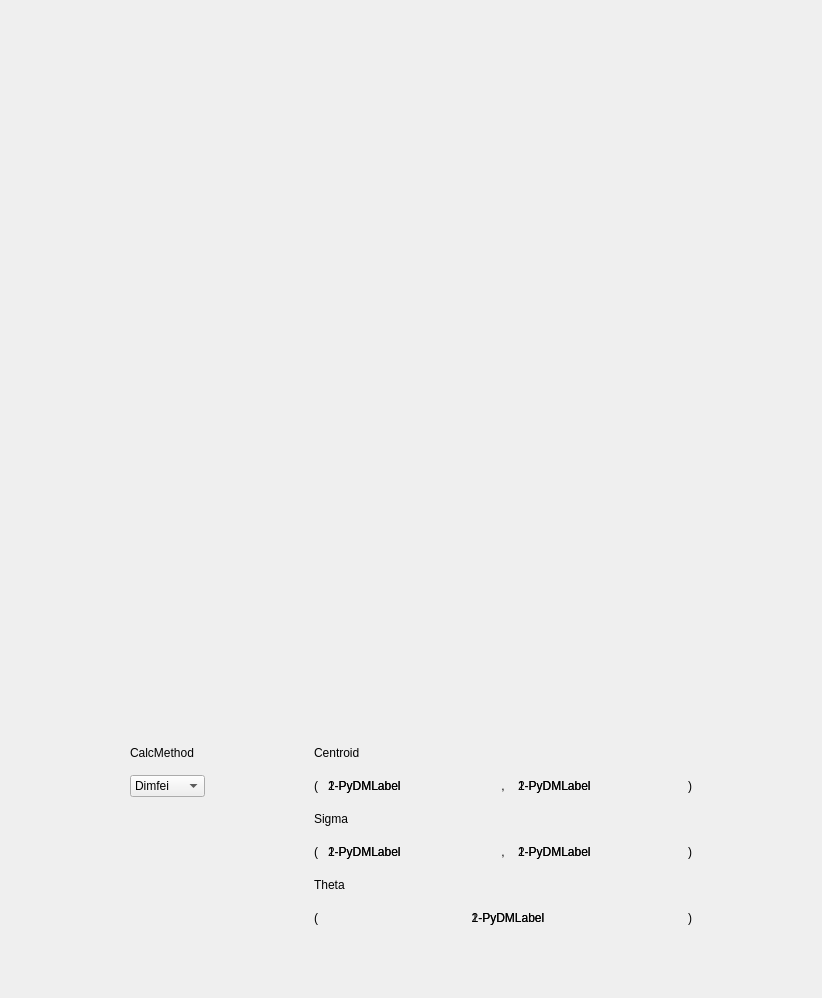
     <widget class="QWidget" name="Scrn1">
      <attribute name="title">
       <string> Scrn 1 </string>
      </attribute>
      <layout class="QVBoxLayout" name="verticalLayout_2">
       <item>
        <spacer name="verticalSpacer_2">
         <property name="orientation">
          <enum>Qt::Vertical</enum>
         </property>
         <property name="sizeHint" stdset="0">
          <size>
           <width>20</width>
           <height>40</height>
          </size>
         </property>
        </spacer>
       </item>
       <item>
        <widget class="QWidget" name="widget_Scrn1" native="true">
         <layout class="QVBoxLayout" name="verticalLayout_3">
          <property name="leftMargin">
           <number>0</number>
          </property>
          <property name="topMargin">
           <number>0</number>
          </property>
          <property name="rightMargin">
           <number>0</number>
          </property>
          <property name="bottomMargin">
           <number>0</number>
          </property>
          <item>
           <widget class="PyDMImageView" name="PyDMImageView_Scrn1">
            <property name="minimumSize">
             <size>
              <width>800</width>
              <height>640</height>
             </size>
            </property>
            <property name="maximumSize">
             <size>
              <width>800</width>
              <height>640</height>
             </size>
            </property>
            <property name="toolTip">
             <string/>
            </property>
            <property name="whatsThis">
             <string/>
            </property>
           </widget>
          </item>
          <item>
           <spacer name="verticalSpacer">
            <property name="orientation">
             <enum>Qt::Vertical</enum>
            </property>
            <property name="sizeHint" stdset="0">
             <size>
              <width>20</width>
              <height>40</height>
             </size>
            </property>
           </spacer>
          </item>
          <item>
           <widget class="QWidget" name="widget_Calculations_Scrn1" native="true">
            <layout class="QGridLayout" name="gridLayout_68">
             <property name="horizontalSpacing">
              <number>0</number>
             </property>
             <item row="2" column="5">
              <widget class="QLabel" name="label_1_11">
               <property name="text">
                <string>(</string>
               </property>
              </widget>
             </item>
             <item row="6" column="5" colspan="6">
              <widget class="QLabel" name="label_Theta_Scrn1">
               <property name="text">
                <string>Theta</string>
               </property>
              </widget>
             </item>
             <item row="7" column="5">
              <widget class="QLabel" name="label_1_31">
               <property name="text">
                <string>(</string>
               </property>
              </widget>
             </item>
             <item row="5" column="8">
              <widget class="QLabel" name="label_1_22">
               <property name="text">
                <string> , </string>
               </property>
              </widget>
             </item>
             <item row="2" column="8">
              <widget class="QLabel" name="label_1_12">
               <property name="text">
                <string> , </string>
               </property>
              </widget>
             </item>
             <item row="2" column="2">
              <widget class="PyDMEnumComboBox" name="PyDMEnumComboBox_CalcMethod_Scrn1">
               <property name="enabled">
                <bool>true</bool>
               </property>
               <property name="sizePolicy">
                <sizepolicy hsizetype="Preferred" vsizetype="Maximum">
                 <horstretch>0</horstretch>
                 <verstretch>0</verstretch>
                </sizepolicy>
               </property>
               <property name="toolTip">
                <string/>
               </property>
               <property name="whatsThis">
                <string/>
               </property>
               <item>
                <property name="text">
                 <string>Dimfei</string>
                </property>
               </item>
               <item>
                <property name="text">
                 <string>NDStats</string>
                </property>
               </item>
              </widget>
             </item>
             <item row="2" column="6">
              <widget class="QFrame" name="frame_CentroidX_Scrn1">
               <property name="sizePolicy">
                <sizepolicy hsizetype="Preferred" vsizetype="Preferred">
                 <horstretch>0</horstretch>
                 <verstretch>0</verstretch>
                </sizepolicy>
               </property>
               <property name="minimumSize">
                <size>
                 <width>180</width>
                 <height>40</height>
                </size>
               </property>
               <property name="frameShape">
                <enum>QFrame::NoFrame</enum>
               </property>
               <property name="frameShadow">
                <enum>QFrame::Raised</enum>
               </property>
               <widget class="PyDMLabel" name="PyDMLabel_CenterXNDStats_Scrn1">
                <property name="geometry">
                 <rect>
                  <x>10</x>
                  <y>0</y>
                  <width>180</width>
                  <height>40</height>
                 </rect>
                </property>
                <property name="toolTip">
                 <string/>
                </property>
                <property name="whatsThis">
                 <string/>
                </property>
                <property name="text">
                 <string>2-PyDMLabel</string>
                </property>
               </widget>
               <widget class="PyDMLabel" name="PyDMLabel_CenterXDimfei_Scrn1">
                <property name="geometry">
                 <rect>
                  <x>10</x>
                  <y>0</y>
                  <width>180</width>
                  <height>40</height>
                 </rect>
                </property>
                <property name="toolTip">
                 <string/>
                </property>
                <property name="whatsThis">
                 <string/>
                </property>
                <property name="text">
                 <string>1-PyDMLabel</string>
                </property>
                <property name="channel">
                 <string>ca://TEST:Centroid</string>
                </property>
               </widget>
              </widget>
             </item>
             <item row="0" column="5" colspan="6">
              <widget class="QLabel" name="label_Centroid_Scrn1">
               <property name="text">
                <string>Centroid</string>
               </property>
              </widget>
             </item>
             <item row="2" column="10">
              <widget class="QLabel" name="label_1_13">
               <property name="text">
                <string>)</string>
               </property>
              </widget>
             </item>
             <item row="0" column="2">
              <widget class="QLabel" name="label_CalcMethod_Scrn1">
               <property name="text">
                <string>CalcMethod</string>
               </property>
              </widget>
             </item>
             <item row="5" column="10">
              <widget class="QLabel" name="label_1_23">
               <property name="text">
                <string>)</string>
               </property>
              </widget>
             </item>
             <item row="5" column="6">
              <widget class="QFrame" name="frame_SigmaX_Scrn1">
               <property name="minimumSize">
                <size>
                 <width>180</width>
                 <height>40</height>
                </size>
               </property>
               <property name="frameShape">
                <enum>QFrame::NoFrame</enum>
               </property>
               <property name="frameShadow">
                <enum>QFrame::Raised</enum>
               </property>
               <widget class="PyDMLabel" name="PyDMLabel_SigmaXNDStats_Scrn1">
                <property name="geometry">
                 <rect>
                  <x>10</x>
                  <y>0</y>
                  <width>180</width>
                  <height>40</height>
                 </rect>
                </property>
                <property name="toolTip">
                 <string/>
                </property>
                <property name="whatsThis">
                 <string/>
                </property>
                <property name="text">
                 <string>2-PyDMLabel</string>
                </property>
               </widget>
               <widget class="PyDMLabel" name="PyDMLabel_SigmaXDimfei_Scrn1">
                <property name="geometry">
                 <rect>
                  <x>10</x>
                  <y>0</y>
                  <width>180</width>
                  <height>40</height>
                 </rect>
                </property>
                <property name="toolTip">
                 <string/>
                </property>
                <property name="whatsThis">
                 <string/>
                </property>
                <property name="text">
                 <string>1-PyDMLabel</string>
                </property>
                <property name="channel">
                 <string>ca://TEST:Moment1</string>
                </property>
               </widget>
              </widget>
             </item>
             <item row="5" column="5">
              <widget class="QLabel" name="label_1_21">
               <property name="text">
                <string>(</string>
               </property>
              </widget>
             </item>
             <item row="7" column="10">
              <widget class="QLabel" name="label_1_33">
               <property name="text">
                <string>)</string>
               </property>
              </widget>
             </item>
             <item row="2" column="9">
              <widget class="QFrame" name="frame_CentroidY_Scrn1">
               <property name="minimumSize">
                <size>
                 <width>180</width>
                 <height>40</height>
                </size>
               </property>
               <property name="frameShape">
                <enum>QFrame::NoFrame</enum>
               </property>
               <property name="frameShadow">
                <enum>QFrame::Raised</enum>
               </property>
               <widget class="PyDMLabel" name="PyDMLabel_CenterYDimfei_Scrn1">
                <property name="geometry">
                 <rect>
                  <x>10</x>
                  <y>0</y>
                  <width>180</width>
                  <height>40</height>
                 </rect>
                </property>
                <property name="toolTip">
                 <string/>
                </property>
                <property name="whatsThis">
                 <string/>
                </property>
                <property name="text">
                 <string>1-PyDMLabel</string>
                </property>
                <property name="channel">
                 <string>ca://TEST:Centroid</string>
                </property>
               </widget>
               <widget class="PyDMLabel" name="PyDMLabel_CenterYNDStats_Scrn1">
                <property name="geometry">
                 <rect>
                  <x>10</x>
                  <y>0</y>
                  <width>180</width>
                  <height>40</height>
                 </rect>
                </property>
                <property name="toolTip">
                 <string/>
                </property>
                <property name="whatsThis">
                 <string/>
                </property>
                <property name="text">
                 <string>2-PyDMLabel</string>
                </property>
               </widget>
               <zorder>PyDMLabel_CenterYNDStats_Scrn1</zorder>
               <zorder>PyDMLabel_CenterYDimfei_Scrn1</zorder>
              </widget>
             </item>
             <item row="4" column="5" colspan="6">
              <widget class="QLabel" name="label_Sigma_Scrn1">
               <property name="text">
                <string>Sigma</string>
               </property>
              </widget>
             </item>
             <item row="5" column="9">
              <widget class="QFrame" name="frame_SigmaY_Scrn1">
               <property name="minimumSize">
                <size>
                 <width>180</width>
                 <height>40</height>
                </size>
               </property>
               <property name="frameShape">
                <enum>QFrame::NoFrame</enum>
               </property>
               <property name="frameShadow">
                <enum>QFrame::Raised</enum>
               </property>
               <widget class="PyDMLabel" name="PyDMLabel_SigmaYNDStats_Scrn1">
                <property name="geometry">
                 <rect>
                  <x>10</x>
                  <y>0</y>
                  <width>180</width>
                  <height>40</height>
                 </rect>
                </property>
                <property name="toolTip">
                 <string/>
                </property>
                <property name="whatsThis">
                 <string/>
                </property>
                <property name="text">
                 <string>2-PyDMLabel</string>
                </property>
               </widget>
               <widget class="PyDMLabel" name="PyDMLabel_SigmaYDimfei_Scrn1">
                <property name="geometry">
                 <rect>
                  <x>10</x>
                  <y>0</y>
                  <width>180</width>
                  <height>40</height>
                 </rect>
                </property>
                <property name="toolTip">
                 <string/>
                </property>
                <property name="whatsThis">
                 <string/>
                </property>
                <property name="text">
                 <string>1-PyDMLabel</string>
                </property>
                <property name="channel">
                 <string>ca://TEST:Moment2</string>
                </property>
               </widget>
              </widget>
             </item>
             <item row="7" column="6" colspan="4">
              <widget class="QFrame" name="frame_Orientation_Scrn1">
               <property name="minimumSize">
                <size>
                 <width>180</width>
                 <height>40</height>
                </size>
               </property>
               <property name="frameShape">
                <enum>QFrame::NoFrame</enum>
               </property>
               <property name="frameShadow">
                <enum>QFrame::Raised</enum>
               </property>
               <widget class="PyDMLabel" name="PyDMLabel_ThetaNDStats_Scrn1">
                <property name="geometry">
                 <rect>
                  <x>100</x>
                  <y>0</y>
                  <width>180</width>
                  <height>40</height>
                 </rect>
                </property>
                <property name="toolTip">
                 <string/>
                </property>
                <property name="whatsThis">
                 <string/>
                </property>
                <property name="text">
                 <string>2-PyDMLabel</string>
                </property>
                <property name="alignment">
                 <set>Qt::AlignCenter</set>
                </property>
               </widget>
               <widget class="PyDMLabel" name="PyDMLabel_ThetaDimfei_Scrn1">
                <property name="geometry">
                 <rect>
                  <x>100</x>
                  <y>0</y>
                  <width>180</width>
                  <height>40</height>
                 </rect>
                </property>
                <property name="toolTip">
                 <string/>
                </property>
                <property name="whatsThis">
                 <string/>
                </property>
                <property name="text">
                 <string>1-PyDMLabel</string>
                </property>
                <property name="alignment">
                 <set>Qt::AlignCenter</set>
                </property>
                <property name="channel">
                 <string>ca://TEST:Theta</string>
                </property>
               </widget>
              </widget>
             </item>
             <item row="2" column="1">
              <spacer name="horizontalSpacer_5">
               <property name="orientation">
                <enum>Qt::Horizontal</enum>
               </property>
               <property name="sizeHint" stdset="0">
                <size>
                 <width>40</width>
                 <height>20</height>
                </size>
               </property>
              </spacer>
             </item>
             <item row="2" column="3">
              <spacer name="horizontalSpacer_3">
               <property name="orientation">
                <enum>Qt::Horizontal</enum>
               </property>
               <property name="sizeHint" stdset="0">
                <size>
                 <width>40</width>
                 <height>20</height>
                </size>
               </property>
              </spacer>
             </item>
             <item row="2" column="11">
              <spacer name="horizontalSpacer_4">
               <property name="orientation">
                <enum>Qt::Horizontal</enum>
               </property>
               <property name="sizeHint" stdset="0">
                <size>
                 <width>40</width>
                 <height>20</height>
                </size>
               </property>
              </spacer>
             </item>
            </layout>
           </widget>
          </item>
         </layout>
        </widget>
       </item>
       <item>
        <spacer name="verticalSpacer_3">
         <property name="orientation">
          <enum>Qt::Vertical</enum>
         </property>
         <property name="sizeHint" stdset="0">
          <size>
           <width>20</width>
           <height>40</height>
          </size>
         </property>
        </spacer>
       </item>
      </layout>
     </widget>
